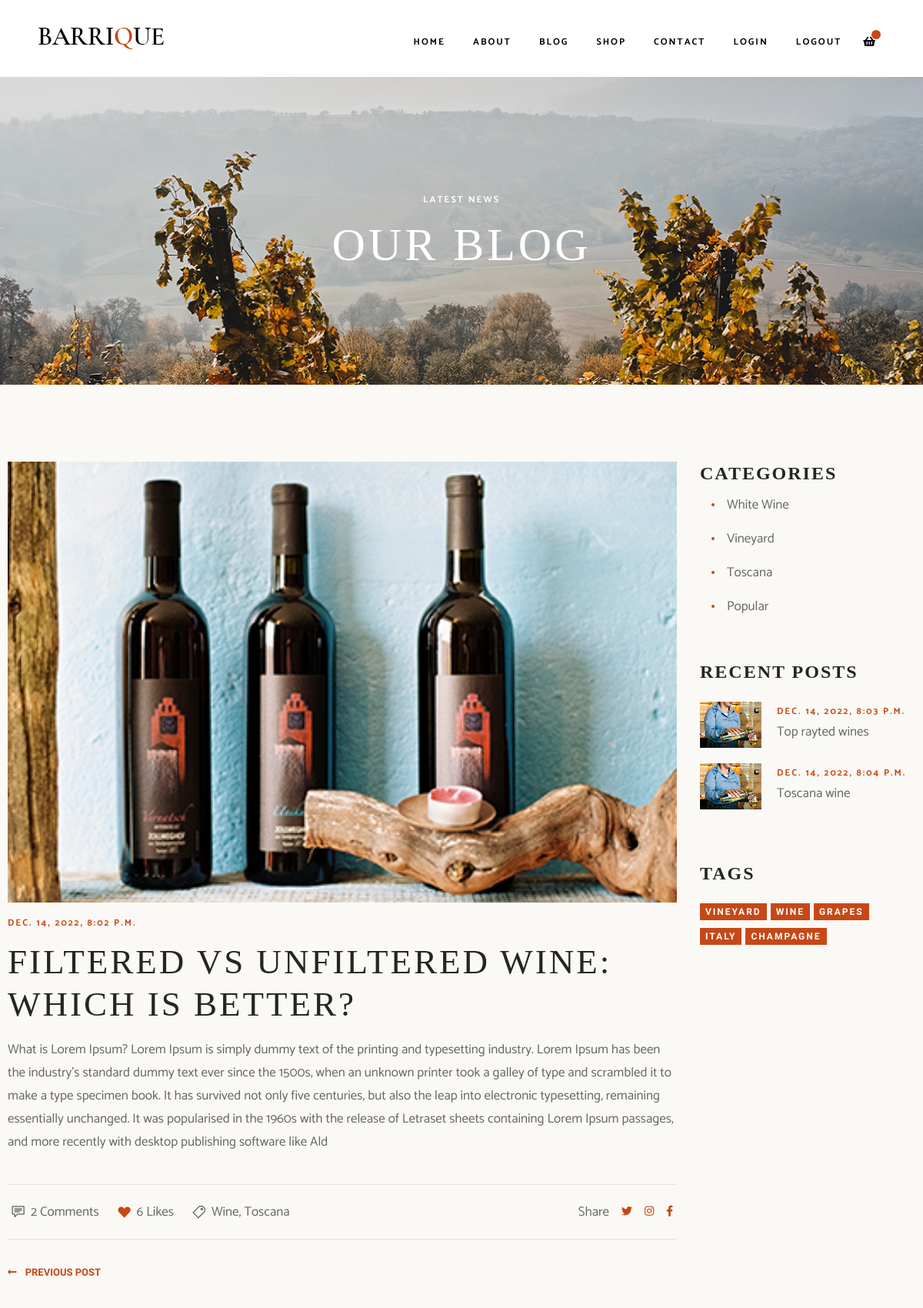
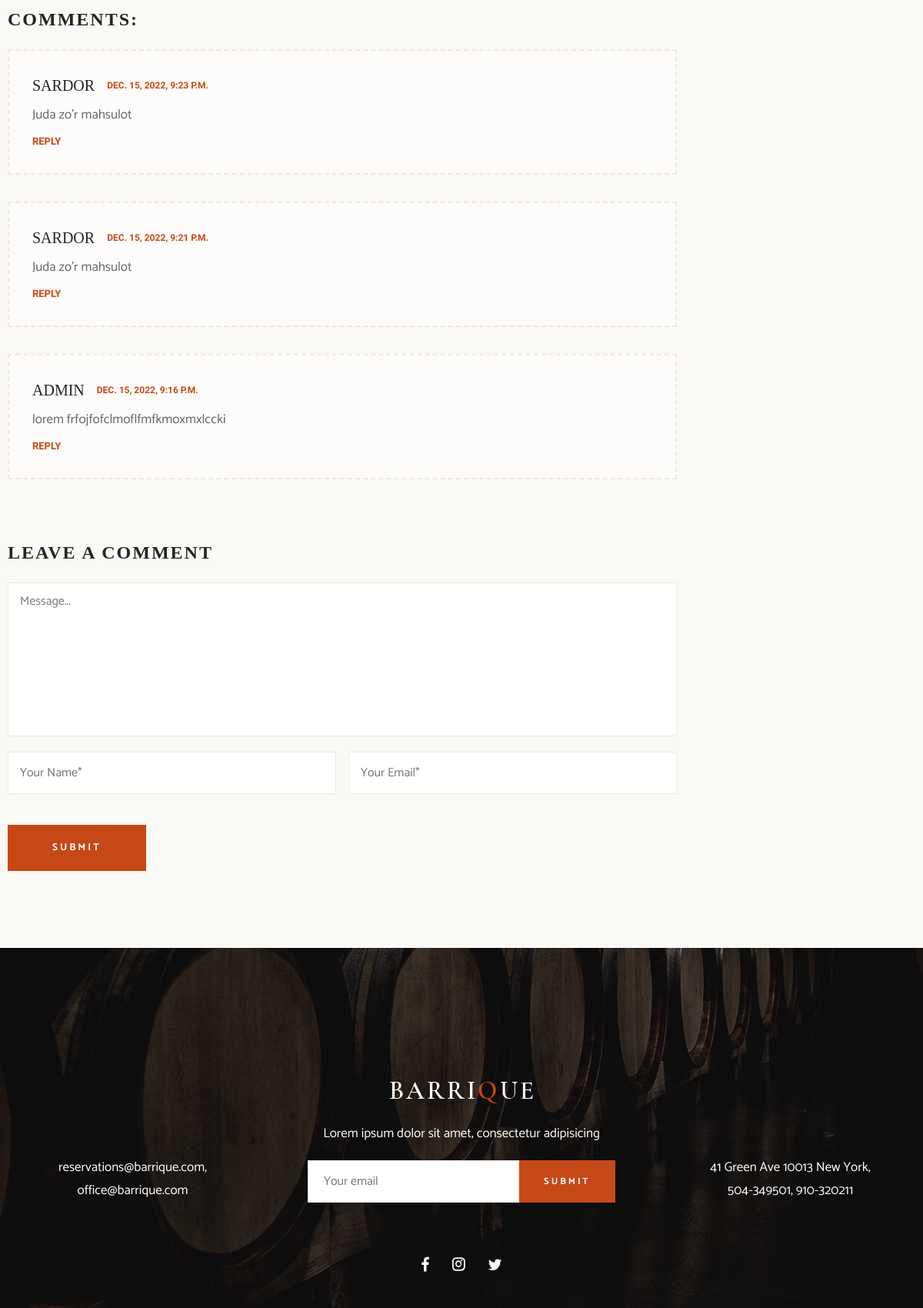
Screenshot of /blog_single/3/ (signed in, upper part) with the database file from the repository (2 pictures, top to bottom).
### main/models.py (models this page shows, shortened)
class News(models.Model):
    name = models.CharField(max_length=200)
    text = models.TextField()
    img = models.ImageField(upload_to='media/')
    date = models.DateTimeField(auto_now_add=True)

class Comment(models.Model):
    comment = models.TextField()
    email = models.EmailField(null=True, blank=True)
    name = models.CharField(max_length=100)
    img = models.ImageField(default='images/blog-single-author2.png')
    date = models.DateTimeField(auto_now_add=True)

class Post(models.Model):
    name = models.CharField(max_length=200)
    text = models.TextField()
    img = models.ImageField(upload_to='media/')
    date = models.DateTimeField(auto_now_add=True)

### main/views.py (the view)
# urls.py: path('blog_single/<int:pk>/', blog_single, name='blog_single'),
@login_required(login_url='/login/')
def blog_single(request, pk):
    blog_sin = News.objects.get(id=pk)
    post = Post.objects.all()
    comment = Comment.objects.all().order_by('-id')[:3]
    if request.method == "POST":
        user = request.user
        username = user.username
        email = user.email
        comment = request.POST['comment']
        Comment.objects.create(name=username, email=email, comment=comment)
    contex = {
        'blog': blog_sin,
        'post': post,
        'comment': comment,
    }
    return render(request, 'blog_single.html', contex)

### templates/blog_single.html (shortened to what this page needs)
   {% extends "base.html"%}
    {%load static%}
    {% block content %}
    <div class="heading heading--blog">
      <div class="mt-3">
        <h5 class="subtitle text-center mb-3">latest news</h5>
        <h1 class="title title--heading">our blog</h1>
      </div>
    </div>
    <div class="blog">
      <div class="wrapper">
        <div class="row mx-0 flex-column-reverse flex-lg-row">
          <div class="col-lg-9 pl-lg-0">
            <div class="blog-post mb-4">
              <div class="blog-post__image-holder">
                <img class="blog-post__image" src="{{blog.img.url}}" alt="blog post image">
              </div>
              <div class="py-3">
                <h5 class="subtitle subtitle--orange">{{blog.date}}</h5>
                <h2 class="title title--section title--dark my-3 pr-4">{{blog.name}}</h2>
                <p>
                  {{blog.text}}
                </p>
              </div>
            </div>
            <div>
              <div class="blog-single__tab">
                <div class="d-flex flex-wrap mb-4 mb-sm-0 flex-column flex-sm-row">
                  <p class="d-flex align-items-center mr-4">
                    <span class="d-flex align-items-center mr-2"><img src="{% static 'images/single-post-comm.png' %}" alt="comment"></span>
                    <span>2 Comments</span>
                  </p>
                  <p class="d-flex align-items-center mr-4">
                    <span class="d-flex align-items-center mr-2"><img src="{% static 'images/single-post-like.png'  %}" alt="comment"></span>
                    <span>6 Likes</span>
                  </p>
                  <p class="d-flex align-items-center">
                    <span class="d-flex align-items-center mr-2"><img src="{% static 'images/single-post-location.png' %}" alt="comment"></span>
                    <span>Wine, Toscana</span>
                  </p>
                </div>
                <div class="d-flex align-items-center justify-content-end">
                  <p class="mr-3">Share</p>
                  <div class="d-flex align-items-center">
                    <a class="blog-single__socials" href="#"><i class="fab fa-twitter mr-3"></i></a>
                    <a class="blog-single__socials" href="#"><i class="fab fa-instagram mr-3"></i></a>
                    <a class="blog-single__socials" href="#"><i class="fab fa-facebook-f"></i></a>
                  </div>
                </div>
              </div>
              <div class="mb-5">
                <a class="blog-single__previous-link" href="#">
                  <span class="mr-2"><i class="fas fa-long-arrow-alt-left"></i></span>
                  <span>previous post</span>
                </a>
              </div>
              <div class="blog-single__comments-holder">
                <h3 class="title title--card title--dark mb-4">comments:</h3>
              {% for i in comment %}
                <div class="blog-single__comment-box">
                  <div>
                    <div class="d-flex align-items-center justify-content-between justify-content-sm-start">
                      <span class="blog-single__comment-author mr-3">{{i.name}}</span>
                      <span class="blog-single__comment-time">{{i.date}}</span>
                    </div>
                    <p class="my-md-2">{{i.comment}}</p>
                    <a class="blog-single__comment-reply" href="#">reply</a>
                  </div>
                </div>
                {% endfor %}
              </div>
              <div class="mt-5">
                <h3 class="title title--card title--dark mb-4">leave a comment</h3>
                <form action="" method="post">
                  <div class="row mb-3 mx-0">
                    <div class="col px-0">
                      <textarea name="comment" rows="8" cols="80" placeholder="Message..."></textarea>
                    </div>
                  </div>
                  <div class="row mb-3 mx-0">
                    <div class="col-md-6 px-0 pr-md-2 mb-4">
                      <input type="text" placeholder="Your Name*">
                    </div>
                    <div class="col-md-6 px-0 pl-md-2 mb-4">
                      <input type="email" placeholder="Your Email*">
                    </div>
                  </div>
                  <div>
                    <button type="submit" class="button button--default">submit</button>
                  </div>
                </form>
              </div>
            </div>
          </div>
          <div class="col-lg-3 pr-lg-0 pb-4 pb-lg-0">
            <div class="mb-5">
              <h3 class="title title--card title--dark mb-1">Categories</h3>
              <ul class="blog__categories-list col-md-9 col-xl-12">
                <li class="blog__categories-list-item"><p>White Wine</p></li>
                <li class="blog__categories-list-item"><p>Vineyard</p></li>
                <li class="blog__categories-list-item"><p>Toscana</p></li>
                <li class="blog__categories-list-item"><p>Popular</p></li>
              </ul>
            </div>
            <div class="mb-3 mb-lg-5">
              <h3 class="title title--card title--dark mb-4">Recent posts</h3>
              <div class="row">
                {% for i in post %}
                <div class="blog-small-post col-sm-6 col-lg-12">
                  <a href="#">
                    <div class="d-flex align-items-center">
                      <div class="blog-small-post__image-holder">
                        <img class="blog-small-post__image" src="{{i.img.url}}" alt="small opst image">
                      </div>
                      <div>
                        <h5 class="subtitle subtitle--orange mb-1">{{i.date}}</h5>
                        <p class="blog-small-post__title">{{i.name}}</p>
                      </div>
                    </div>
                  </a>
                </div>
                {% endfor %}
                </div>
              </div>
            <div>
              <h3 class="title title--card title--dark mb-4">Tags</h3>
              <div class="tags-holder">
                <span class="tag">vineyard</span>
                <span class="tag">wine</span>
                <span class="tag">grapes</span>
                  <span class="tag">italy</span>
                <span class="tag">champagne</span>
              </div>
            </div>
          </div>
        </div>
      </div>
    </div>
    {% endblock %}

### static/style/base.css (style rules this page uses)
* { word-break: break-word; }
html { line-height: 1.15; -webkit-text-size-adjust: 100%; }
h1 { font-size: 2em; margin: 0.67em 0; }
a { background-color: transparent; }
img { border-style: none; }
button, input, optgroup, select, textarea { font-family: inherit; font-size: 100%; line-height: 1.15; margin: 0; }
button, input { overflow: visible; }
button, select { text-transform: none; }
button, [type="button"], [type="reset"], [type="submit"] { -webkit-appearance: button; }
textarea { overflow: auto; }
html, body, div, span, applet, object, iframe, h1, h2, h3, h4, h5, h6, p, blockquote, pre, a, abbr, acronym, address, big, cite, code, del, dfn, em, font, img, ins, kbd, q, s, samp, small, strike, strong, tt, var, b, u, i, center, dl, dt, dd, ol, ul, li, fieldset, form, label, legend, table, caption, tbody, tfoot, thead, tr, th, td { margin: 0; padding: 0; border: 0; outline: 0; font-size: 100%; vertical-align: baseline; background: transparent; }
body { line-height: 1; }
ol, ul { list-style: none; }
button { border: none; outline: none; }
* { box-sizing: border-box; }
input { height: 55px; }
textarea { resize: none; height: 200px; }

### static/style/layout.css (style rules this page uses)
.wrapper { max-width: 1320px; width: 100%; padding: 0 10px; margin: 0 auto; }
.heading { height: 500px; padding-top: 90px; background-size: cover; background-position: center; background-repeat: no-repeat; display: flex; justify-content: center; align-items: center; }
.blog { padding: 100px 0; }
.blog-post { margin-bottom: 80px; }
.blog-post__image-holder { max-width: 960px; width: 100%; max-height: 630px; }
.blog-post__image { width: 100%; height: 100%; object-fit: cover; }
.blog-small-post { margin-bottom: 20px; }
.blog-small-post__image-holder { width: 80px; height: 60px; margin-right: 20px; }
.blog-small-post__image { width: 100%; height: 100%; object-fit: cover; }
.tags-holder { display: flex; flex-wrap: wrap; }
.blog-single__tab { border-top: 1px solid #e1e0dc; border-bottom: 1px solid #e1e0dc; padding: 20px 5px; display: flex; align-items: center; justify-content: space-between; flex-wrap: wrap; margin-bottom: 35px; }
.blog-single__comments-holder { margin-bottom: 80px; }
.blog-single__comment-box { padding: 30px; background: #fdfcfa; border: 2px dashed #eeeae3; display: flex; align-items: center; margin-bottom: 35px; }

### static/style/components.css (style rules this page uses)
.button { display: flex; align-items: center; justify-content: center; font-size: 13px; width: 100%; font-weight: bold; text-transform: uppercase; letter-spacing: 3px; }
.button--default { max-width: 180px; height: 60px; }
.tag { min-width: 50px; min-height: 20px; padding: 5px 7px; display: flex; align-items: center; justify-content: center; margin-right: 5px; margin-bottom: 10px; text-transform: uppercase; cursor: pointer; }

### rows the page displays
News: img (picture), date "DEC. 14, 2022, 8:02 P.M.", name "FILTERED VS UNFILTERED WINE: WHICH IS BETTER?", text "What is Lorem Ipsum? Lorem Ipsum is simply dummy text of the printing and typesetting industry. Lorem Ipsum has been the industry's standard dummy text ever since the 1500s, when an unknown printer took a galley of type and scrambled it to make a type specimen book. It has survived not only five centuries, but also the leap into electronic typesetting, remaining essentially unchanged. It was popularised in the 1960s with the release of Letraset sheets containing Lorem Ipsum passages, and more recently with desktop publishing software like Ald"
Comment: name "SARDOR", date "DEC. 15, 2022, 9:23 P.M.", comment "Juda zo'r mahsulot"
Comment: name "SARDOR", date "DEC. 15, 2022, 9:21 P.M.", comment "Juda zo'r mahsulot"
Comment: name "ADMIN", date "DEC. 15, 2022, 9:16 P.M.", comment "lorem frfojfofclmoflfmfkmoxmxlccki"
Post: img (picture), date "DEC. 14, 2022, 8:03 P.M.", name "Top rayted wines"
Post: img (picture), date "DEC. 14, 2022, 8:04 P.M.", name "Toscana wine"
